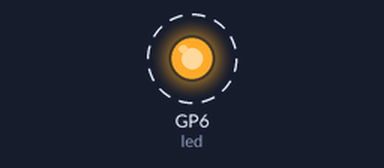
This program was run on a simulated Raspberry Pi Pico running MicroPython. Parts: output pins drawn as LEDs (lit = HIGH). Dashed ring = blinking.

Above: at 0.12 s.
Timing chart, 0 to 3.0 s (numbered marks = the images above):
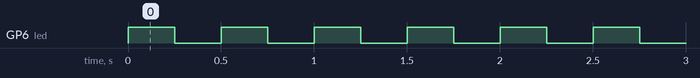

Measured:
- by itself, GP6 (led): alternates HIGH for 0.25 s and LOW for 0.25 s

The program:

blinky.py
```python
# Blinky example

import time
from machine import Pin

# This is the only LED pin available on the Nano RP2040,
# other than the RGB LED connected to Nina WiFi module.
led = Pin(6, Pin.OUT)

while (True):
    led.on()
    time.sleep_ms(250)
    led.off()
    time.sleep_ms(250)
```
